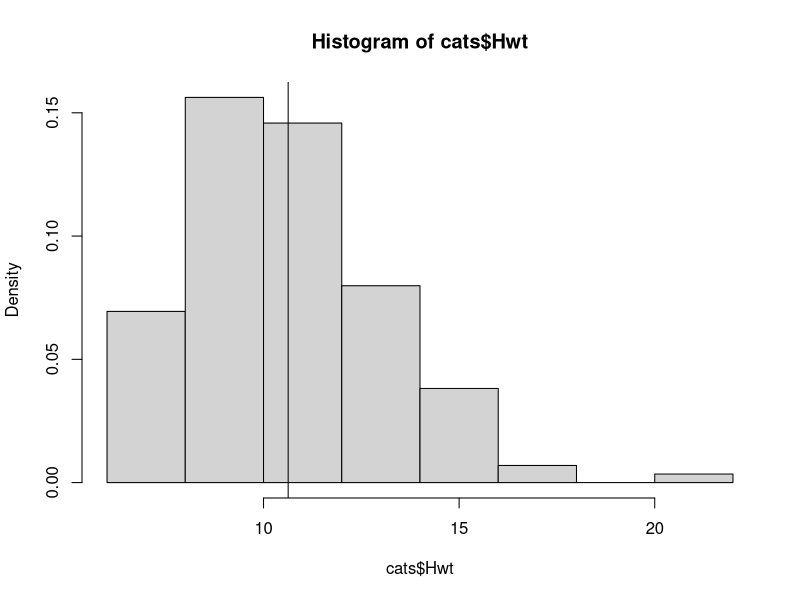
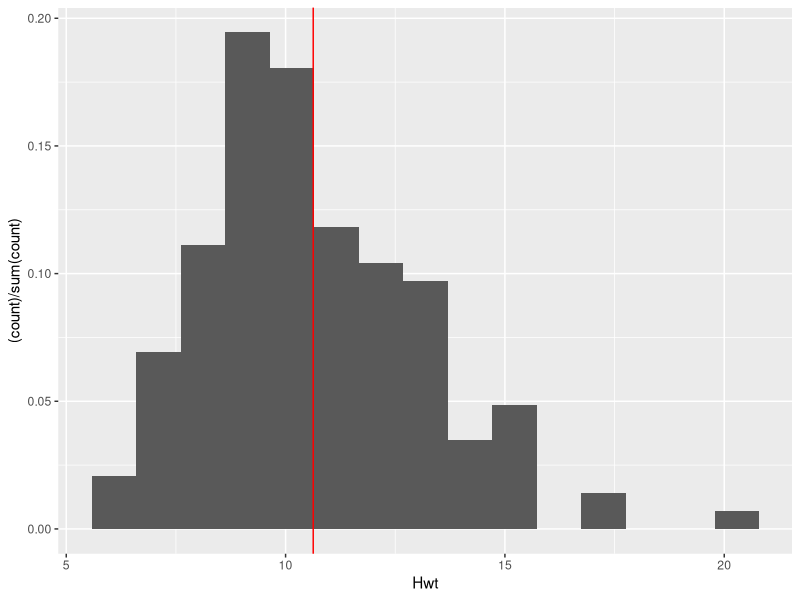
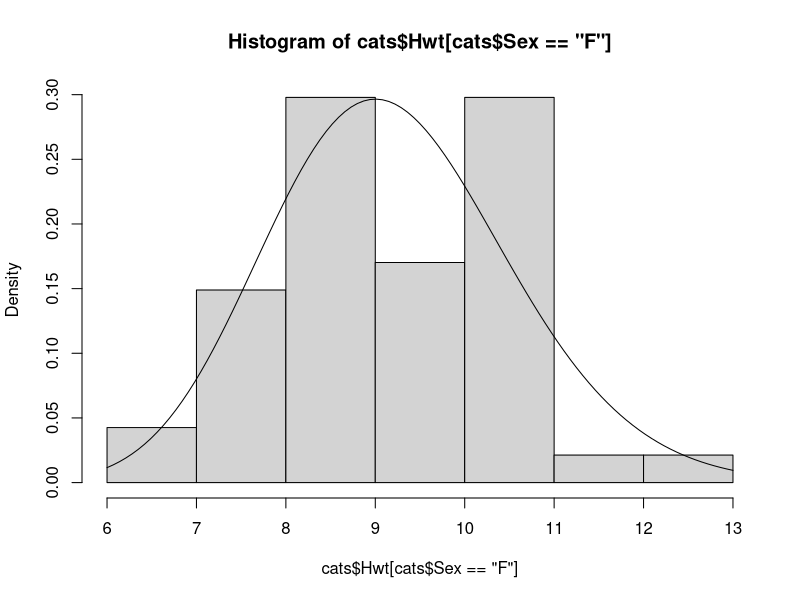
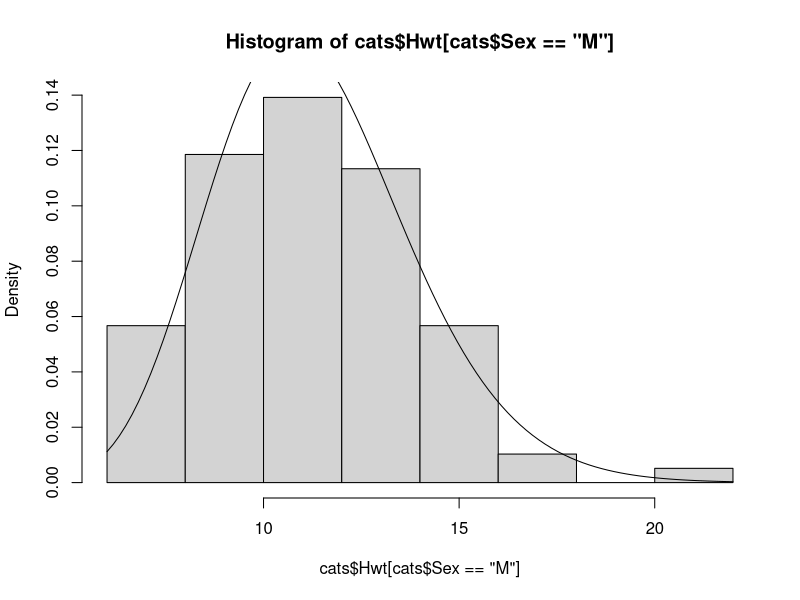

R code for these plots, in order:
## ---- chunk 1
library(tidyverse)
## ---- chunk 2
library(MASS)
data(cats)
summary(cats)
## ---- chunk 3
hist(cats$Hwt, probability=TRUE) 
abline(v = 10.63)
# or using ggplot2
cats %>% ggplot(aes(x = Hwt, y = (..count..)/sum(..count..)))+
  geom_histogram(bins = 15)+
  geom_vline(aes(xintercept = 10.63), col='red')
## ---- chunk 4
fake.mean <- 10
fake.var <- 8
a <- fake.mean^2/fake.var
s <- fake.var/fake.mean
## ---- chunk 5
cats.mean <- mean(cats$Hwt)
cats.std <- sd(cats$Hwt)
cats.var <- var(cats$Hwt)
a <- cats.mean^2/cats.var
s <- cats.var/cats.mean
## ---- chunk 6
cat.stats <- function(vec = cats$Hwt){
  return(list(cats.mean = mean(vec), cats.var = var(vec)))
}
## ---- chunk 7
gamma.cat <- function(vec = cats$Hwt){
  cats.mean <- mean(vec)
  cats.var <- var(vec)
  a <- cats.mean ^ 2 / cats.var
  s <- cats.var / cats.mean
  return(list(a = a, s = s))
}
## ---- chunk 8
gamma.est.male <- gamma.cat(cats$Hwt[cats$Sex == 'M'])
gamma.est.female <- gamma.cat(cats$Hwt[cats$Sex == 'F'])
## ---- chunk 9
hist(cats$Hwt[cats$Sex == 'F'], probability = T)
curve(dgamma(x, shape = gamma.est.female$a, scale = gamma.est.female$s), add = T)
## ---- chunk 10
hist(cats$Hwt[cats$Sex == 'M'], probability = T)
curve(dgamma(x, shape = gamma.est.male$a, scale = gamma.est.male$s), add = T)
